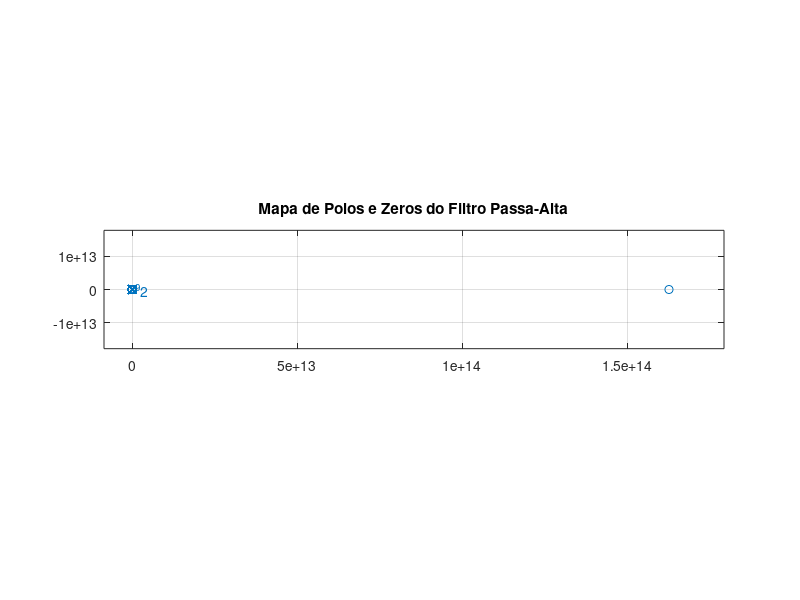

Write the MATLAB code that produced this figure.
pkg load signal
% Especificações do Filtro
ws = 0.4 * pi; % Borda da banda de parada
wp = 0.6 * pi; % Borda da banda passante
As = 50;       % Atenuação em dB na banda de parada
Rp = 0.004;    % Ondulação na banda passante em dB

% Cálculo da Ordem do Filtro
Delta_w = wp - ws;                % Largura de transição
M = ceil((As - 7.95) / (2.285 * Delta_w / pi)); % Ordem aproximada do filtro
if mod(M, 2) == 0
    M = M + 1; % Ajuste para ordem ímpar para simetria de fase linear
end
n = 0:M-1; % Vetor de índices para o filtro

% Filtro Ideal Passa-Alta
wc = (ws + wp) / 2; % Frequência de corte
hd = -sin(wc * (n - (M-1)/2)) ./ (pi * (n - (M-1)/2)); % Filtro passa-baixa
hd((M-1)/2 + 1) = 1 - wc / pi;                         % Correção no centro
h = (-1).^n .* hd;                                      % Conversão para passa-alta

% Aplicação da Janela Fixa (exemplo: Janela de Hamming)
w_hamming = (hamming(M))'; % Janela de Hamming
h = h .* w_hamming;        % Filtro passa-alta final no domínio do tempo

% Resposta em Frequência
[H, w] = freqz(h, 1, 1024);

% Plot da Resposta em Magnitude
figure;
% subplot(2, 1, 1);
% plot(w/pi, 20*log10(abs(H)), 'LineWidth', 1.5);
% title('Resposta em Frequência do Filtro Passa-Alta com Janela Fixa');
% xlabel('Frequência Normalizada (\times \pi rad/sample)');
% ylabel('Magnitude (dB)');
% grid on;
% axis([0 1 -100 5]);

% Mapa de Polos e Zeros
% subplot(2, 1, 2);
zplane(h, 1);
title('Mapa de Polos e Zeros do Filtro Passa-Alta');
% pause(10);
print("trab3/6.1.png", "-dpng");
